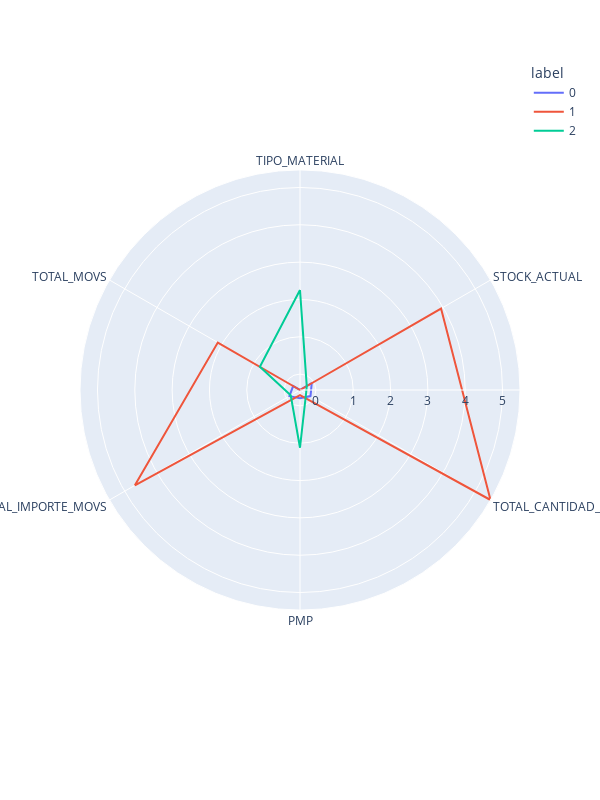

The notebook cell this image was saved under:
### Code cell
import plotly.express as px

clusters = pd.DataFrame(X,columns=X.columns)
clusters['label'] = kmeansmodel.labels_
polar = clusters.groupby("label").mean().reset_index()
polar = pd.melt(polar,id_vars=["label"])
fig4 = px.line_polar(polar, r="value", theta="variable", color="label", line_close=True,height=800,width=600)
fig4.show()

### Figure 1 — Plotly figure (JSON) as saved in the notebook; plotly's stock layout.template omitted (floating-point values rounded to 4 significant figures)
{"data": [{"hovertemplate": "label=0<br>value=%{r}<br>variable=%{theta}<extra></extra>", "legendgroup": "0", "line": {"color": "#636efa", "dash": "solid"}, "marker": {"symbol": "circle"}, "mode": "lines", "name": "0", "r": [-0.4221, -0.06349, -0.1004, -0.208, -0.09856, -0.2135, -0.4221], "showlegend": true, "subplot": "polar", "theta": ["TIPO_MATERIAL", "STOCK_ACTUAL", "TOTAL_CANTIDAD_MOVS", "PMP", "TOTAL_IMPORTE_MOVS", "TOTAL_MOVS", "TIPO_MATERIAL"], "type": "scatterpolar"}, {"hovertemplate": "label=1<br>value=%{r}<br>variable=%{theta}<extra></extra>", "legendgroup": "1", "line": {"color": "#EF553B", "dash": "solid"}, "marker": {"symbol": "circle"}, "mode": "lines", "name": "1", "r": [-0.4261, 3.938, 5.468, -0.2856, 4.682, 2.117, -0.4261], "showlegend": true, "subplot": "polar", "theta": ["TIPO_MATERIAL", "STOCK_ACTUAL", "TOTAL_CANTIDAD_MOVS", "PMP", "TOTAL_IMPORTE_MOVS", "TOTAL_MOVS", "TIPO_MATERIAL"], "type": "scatterpolar"}, {"hovertemplate": "label=2<br>value=%{r}<br>variable=%{theta}<extra></extra>", "legendgroup": "2", "line": {"color": "#00cc96", "dash": "solid"}, "marker": {"symbol": "circle"}, "mode": "lines", "name": "2", "r": [2.252, -0.2171, -0.2382, 1.12, -0.1383, 0.8149, 2.252], "showlegend": true, "subplot": "polar", "theta": ["TIPO_MATERIAL", "STOCK_ACTUAL", "TOTAL_CANTIDAD_MOVS", "PMP", "TOTAL_IMPORTE_MOVS", "TOTAL_MOVS", "TIPO_MATERIAL"], "type": "scatterpolar"}], "layout": {"height": 800, "legend": {"title": {"text": "label"}, "tracegroupgap": 0}, "margin": {"t": 60}, "polar": {"angularaxis": {"direction": "clockwise", "rotation": 90}, "domain": {"x": [0, 1], "y": [0, 1]}}, "width": 600}}
